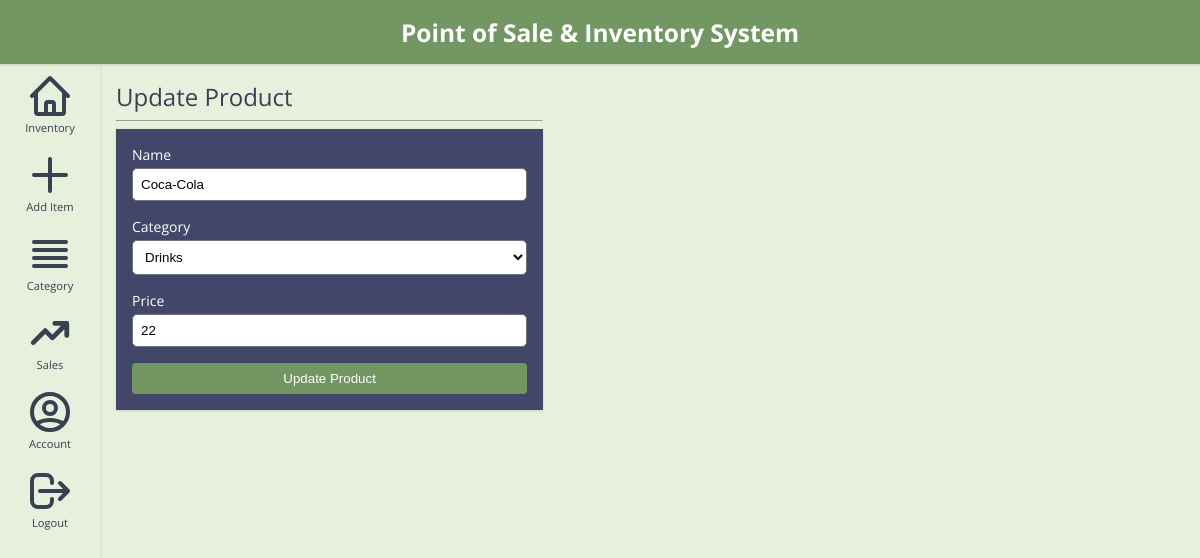
The page /admin_update_item.php?id=7 (signed in) on the database its author committed.
### tables this page shows
CREATE TABLE `products` (
  `id` int(11) NOT NULL,
  `category_id` int(11) NOT NULL,
  `name` varchar(60) NOT NULL,
  `quantity` int(11) NOT NULL,
  `price` float NOT NULL
);

CREATE TABLE `categories` (
  `id` int(11) NOT NULL,
  `name` varchar(60) NOT NULL
);

### _helper.php (called while the page is built, shortened)
<?php
function get($key) {
    if (isset($_GET[$key])) return trim($_GET[$key]);
    return "";
}

### models/Product.php (called while the page is built, shortened)
<?php
require_once __DIR__.'/../_init.php';
class Product
{
    public function __construct($product)
    {
        $this->id = $product['id'];
        $this->name = $product['name'];
        $this->category_id = $product['category_id'];
        $this->price = floatval($product['price']);
    }
    private function getCategory($product)
    {
        if (isset($product['category_name'])) {
            return new Category([
                'id' => $product['category_id'],
                'name' => $product['category_name']
            ]);
        }
        return Category::find($product['category_id']);
    }
    public static function find($id)
    {
        global $connection;
        $stmt = $connection->prepare('SELECT products.*, categories.name as category_name FROM products INNER JOIN categories ON products.category_id = categories.id WHERE products.id=:id');
        $stmt->bindParam('id', $id);
        $stmt->execute();
        $stmt->setFetchMode(PDO::FETCH_ASSOC);
        $result = $stmt->fetchAll();
        if (count($result) >= 1) {
            return new Product($result[0]);
        }
        return null;
    }
}

### _guards.php (called while the page is built, shortened)
<?php
class Guard {
    public static function hasModel($modelClass)
    {
        $model = $modelClass::find(get('id'));
        return $model;
    }
}

### models/Category.php (called while the page is built, shortened)
<?php
require_once __DIR__.'/../_init.php';
class Category
{
    private static $cache = null;
    public function __construct($category)
    {
        $this->id = $category['id'];
        $this->name = $category['name'];
    }
    public static function all()
    {
        global $connection;
        $stmt = $connection->prepare('SELECT * FROM `categories`');
        $stmt->execute();
        $stmt->setFetchMode(PDO::FETCH_ASSOC);
        $result = $stmt->fetchAll();
        static::$cache = array_map(function($item){ return new Category($item); }, $result);
        return static::$cache;
    }
}

### admin_update_item.php (the view, shortened to what this page needs)
<?php
require_once '_guards.php';
$product = Guard::hasModel(Product::class);
$categories = Category::all();
?>
<!DOCTYPE html>
<html>
<head>
    <link rel="stylesheet" type="text/css" href="./css/main-style.css">
    <link rel="stylesheet" type="text/css" href="./css/admin-panel.css">
    <link rel="stylesheet" type="text/css" href="./css/util.css">
</head>
<body>
    <?php require 'templates/admin_header.php' ?>
    <div class="flex">
        <?php require 'templates/admin_navbar.php' ?>
        <main>
            <div class="wrapper">
                <div class="w-40p">
                    <div class="subtitle">Update Product</div>
                    <hr/>
                    <div class="card">
                        <div class="card-content">
                            <form method="POST" action="api/product_controller.php?action=update&id=<?= $product->id ?>">
                                <div class="form-control">
                                    <label>Name</label>
                                    <input
                                        value="<?= $product->name ?>"
                                        type="text"
                                        name="name"
                                        required=""
                                    />
                                </div>
                                <div class="form-control mt-16">
                                    <label>Category</label>
                                    <select name="category_id" required="">
                                        <?php foreach ($categories as $category) : ?>
                                            <option
                                                value="<?= $category->id ?>"
                                                <?= $category->id === $product->category_id ? 'selected' : '' ?>
                                                ><?= $category->name ?></option>
                                        <?php endforeach; ?>
                                    </select>
                                </div>
                                <div class="form-control mt-16">
                                    <label>Price</label>
                                    <input
                                        value="<?= $product->price ?>"
                                        required=""
                                        type="number"
                                        step=".25"
                                        name="price"
                                    />
                                </div>
                                <div class="mt-16">
                                    <button class="btn btn-primary w-full" type="submit">Update Product</button>
                                </div>
                            </form>
                        </div>
                    </div>
                </div>
            </div>
        </main>
    </div>
</body>
</html>

### css/main-style.css (style rules this page uses)
body { --shadow: 0 1px 3px 0 rgb(0 0 0 / 0.1), 0 1px 2px -1px rgb(0 0 0 / 0.1); --teal-500: #14B8A6; --red-100: #FEE2E2; --red-500: #EF4444; --green-100: #DCFCE7; --green-300: #86EFAC; --green-500: #22C55E; --primary: #729762; --primary-lighter: #93C5FD; --primary-darker: #A25772; --gray-50: #DBDFEA; --gray-100: #E7F0DC; --gray-200: #ADC4CE; --gray-300: #96B6C5; --gray-400: #9CA3AF; --gray-500: #6B7280; --gray-700: #374151; --color-200: #E3FEF7; background: var(--gray-100); margin: 0; font-family: "Open Sans"; font-size: 14px; color: var(--gray-700); }
.card { transition: background-color 0.3s ease; background-color: #424769; box-shadow: var(--shadow); color: #fff; margin: auto; }
.card-content { padding: 16px; }
.form-control { display: flex; flex-direction: column; }
.form-control input, .form-control select { background-color: #fff; margin-top: 4px; padding: 8px; border-radius: 5px; border: 1px solid #6B7280; }
.btn { font-weight: 500; padding: 8px 16px; background-color: var(--gray-100); border: none; border-radius: 4px; cursor: pointer; }
.btn-primary { background-color: var(--primary); transition: background-color 0.3s ease; color: #fff; }

### css/admin-panel.css (style rules this page uses)
.subtitle { font-size: 1.5rem; }
hr { color: var(--gray-300); }
main { flex-grow: 1; height: calc(100vh - 64px); overflow-y: auto; }
.wrapper { padding: 16px; }

### css/util.css (style rules this page uses)
.mt-16 { margin-top: 16px; }
.flex { display: flex; }
.w-40p { width: 40%; }
.w-full { width: 100%; }

### rows shown on the page
products: name "Coca-Cola", category_id "Drinks", price "22"
